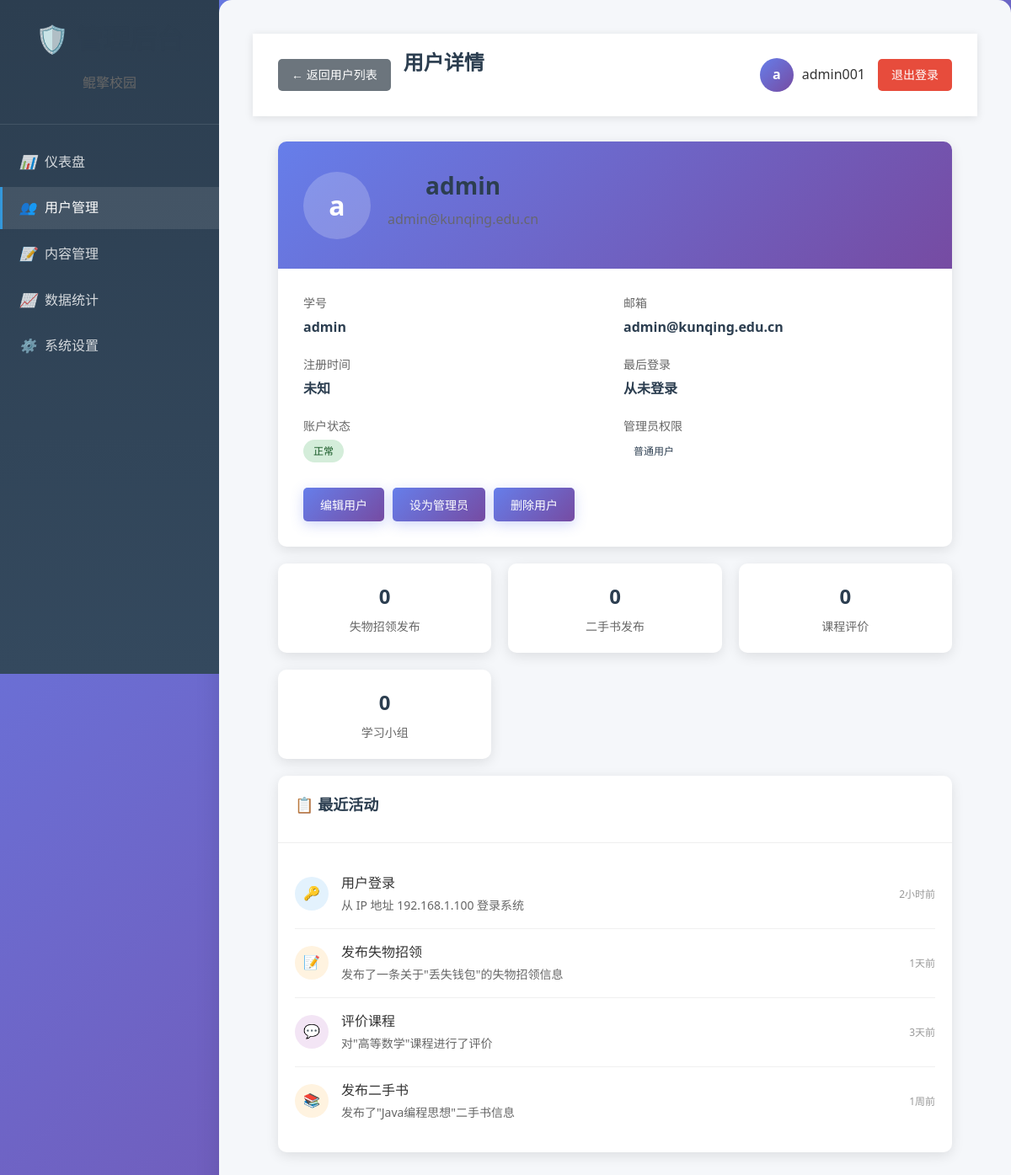
The app's page /admin/users/1 (signed in) with its own data.
### tables this page shows
CREATE TABLE users (
            id INTEGER PRIMARY KEY AUTOINCREMENT,
            student_id TEXT UNIQUE NOT NULL,
            email TEXT UNIQUE NOT NULL,
            password_hash TEXT NOT NULL,
            real_name TEXT,
            college TEXT,
            major TEXT,
            grade TEXT,
            phone TEXT,
            avatar TEXT,
            create_time TIMESTAMP DEFAULT CURRENT_TIMESTAMP,
            last_login TIMESTAMP
        );

### app/routes/admin.py (the view, shortened to what this page needs)
@admin_bp.route('/users/<int:user_id>', methods=['GET', 'POST'])
@user_management_required
def user_detail(user_id):
    from app.simple_models import SimpleDB
    db = SimpleDB()
    users = db.get_all_users()
    user = None
    for u in users:
        if u.get('id') == user_id:
            user = u
            break
    if not user:
        flash('用户不存在', 'error')
        return redirect(url_for('admin.users'))
    class MockUser:
        def __init__(self, data):
            self.id = data.get('id')
            self.student_id = data.get('student_id')
            self.email = data.get('email')
            self.is_active = data.get('is_active', True)
            self.is_admin = data.get('is_admin', False)
            self.admin_level = data.get('admin_level', 0)
            self.created_at = None  # 简化模型中没有这个字段
            self.last_login = None  # 简化模型中没有这个字段
            self.lost_found_items = []
            self.secondhand_books = []
            self.course_reviews = []
            self.study_groups = []
    mock_user = MockUser(user)
    user_stats = {
        'lost_found_count': 0,
        'books_count': 0,
        'reviews_count': 0,
        'groups_count': 0,
    }
    return render_template("admin/user_detail.html", user=mock_user, user_stats=user_stats)

### app/simple_models.py (called while the page is built)
    def get_all_users(self):
        conn = sqlite3.connect(DB_PATH)
        cursor = conn.cursor()
        cursor.execute('SELECT * FROM users')
        rows = cursor.fetchall()
        conn.close()
        users = []
        for row in rows:
            user_dict = {
                'id': row[0],
                'student_id': row[1],
                'email': row[2],
                'password_hash': row[3],
                'real_name': row[4],
                'college': row[5],
                'major': row[6],
                'grade': row[7],
                'phone': row[8],
                'avatar': row[9],
                'create_time': row[10],
                'last_login': row[11],
                'admin_level': row[12] if len(row) > 12 else 0,
                'is_active': True  # 默认为活跃用户
            }
            users.append(user_dict)
        return users

    @property
    def is_authenticated(self):
        return True

    def is_admin_user(self):
        admin_accounts = ['admin', 'admin001', '2021001']  # 可以根据需要添加更多管理员账号
        return self.student_id in admin_accounts or self.student_id.startswith('admin')

    def can_manage_users(self):
        return self.is_admin_user()

    @staticmethod
    def get_by_id(user_id):
        conn = sqlite3.connect(DB_PATH)
        cursor = conn.cursor()
        cursor.execute('SELECT * FROM users WHERE id = ?', (user_id,))
        row = cursor.fetchone()
        conn.close()
        if row:
            return SimpleUser(
                id=row[0],
                student_id=row[1],
                email=row[2],
                password_hash=row[3],
                real_name=row[4],
                college=row[5],
                major=row[6],
                grade=row[7],
                phone=row[8],
                avatar=row[9],
                create_time=row[10],
                last_login=row[11]
            )
        return None

### app/templates/admin/user_detail.html (shortened to what this page needs)
<!DOCTYPE html>
<html lang="zh-CN">
<head>
    <link rel="stylesheet" href="{{ url_for('static', filename='css/style.css') }}">
</head>
<body>
    <div class="admin-layout">
        <nav class="sidebar">
            <div class="sidebar-header">
                <h2>🛡️ 管理后台</h2>
                <p>鲲擎校园</p>
            </div>
            <div class="sidebar-nav">
                <div class="nav-item">
                    <a href="{{ url_for('admin.dashboard') }}" class="nav-link">
                        <i>📊</i> 仪表盘
                    </a>
                </div>
                <div class="nav-item">
                    <a href="{{ url_for('admin.users') }}" class="nav-link active">
                        <i>👥</i> 用户管理
                    </a>
                </div>
                <div class="nav-item">
                    <a href="{{ url_for('admin.content') }}" class="nav-link">
                        <i>📝</i> 内容管理
                    </a>
                </div>
                <div class="nav-item">
                    <a href="{{ url_for('admin.statistics') }}" class="nav-link">
                        <i>📈</i> 数据统计
                    </a>
                </div>
                <div class="nav-item">
                    <a href="{{ url_for('admin.settings') }}" class="nav-link">
                        <i>⚙️</i> 系统设置
                    </a>
                </div>
            </div>
        </nav>
        <main class="main-content">
            <header class="topbar">
                <div class="topbar-left">
                    <a href="{{ url_for('admin.users') }}" class="back-btn">← 返回用户列表</a>
                    <h1>用户详情</h1>
                </div>
                <div class="topbar-right">
                    <div class="user-info">
                        <div class="user-avatar">
                            {{ current_user.student_id[0] if current_user.student_id else 'A' }}
                        </div>
                        <span>{{ current_user.student_id or '管理员' }}</span>
                    </div>
                    <a href="{{ url_for('admin.admin_logout') }}" class="logout-btn">退出登录</a>
                </div>
            </header>
            <div class="content-area">
                <div class="user-profile">
                    <div class="profile-header">
                        <div class="profile-avatar">
                            {{ user.student_id[0] if user.student_id else user.email[0] if user.email else 'U' }}
                        </div>
                        <div class="profile-info">
                            <h2>{{ user.student_id or '未设置学号' }}</h2>
                            <p>{{ user.email or '未设置邮箱' }}</p>
                        </div>
                    </div>
                    <div class="profile-body">
                        <div class="info-grid">
                            <div class="info-item">
                                <span class="info-label">学号</span>
                                <span class="info-value">{{ user.student_id or '未设置' }}</span>
                            </div>
                            <div class="info-item">
                                <span class="info-label">邮箱</span>
                                <span class="info-value">{{ user.email or '未设置' }}</span>
                            </div>
                            <div class="info-item">
                                <span class="info-label">注册时间</span>
                                <span class="info-value">{{ user.created_at.strftime('%Y-%m-%d %H:%M') if user.created_at else '未知' }}</span>
                            </div>
                            <div class="info-item">
                                <span class="info-label">最后登录</span>
                                <span class="info-value">{{ user.last_login.strftime('%Y-%m-%d %H:%M') if user.last_login else '从未登录' }}</span>
                            </div>
                            <div class="info-item">
                                <span class="info-label">账户状态</span>
                                <span class="info-value">
                                    {% if user.is_active %}
                                        <span class="status-badge status-active">正常</span>
                                    {% else %}
                                        <span class="status-badge status-inactive">已禁用</span>
                                    {% endif %}
                                </span>
                            </div>
                            <div class="info-item">
                                <span class="info-label">管理员权限</span>
                                <span class="info-value">
                                    {% if user.is_admin %}
                                        <span class="status-badge status-admin">管理员 (级别 {{ user.admin_level }})</span>
                                    {% else %}
                                        <span class="status-badge">普通用户</span>
                                    {% endif %}
                                </span>
                            </div>
                        </div>
                        <div class="action-buttons">
                            <button class="btn btn-primary" onclick="editUser()">编辑用户</button>
                            {% if user.is_admin %}
                                <button class="btn btn-warning" onclick="toggleAdmin({{ user.id }}, false)">取消管理员</button>
                            {% else %}
                                <button class="btn btn-warning" onclick="toggleAdmin({{ user.id }}, true)">设为管理员</button>
                            {% endif %}
                            <button class="btn btn-danger" onclick="deleteUser({{ user.id }})">删除用户</button>
                        </div>
                    </div>
                </div>
                <div class="stats-grid">
                    <div class="stat-card">
                        <div class="stat-value">{{ user.lost_found_items|length or 0 }}</div>
                        <div class="stat-label">失物招领发布</div>
                    </div>
                    <div class="stat-card">
                        <div class="stat-value">{{ user.secondhand_books|length or 0 }}</div>
                        <div class="stat-label">二手书发布</div>
                    </div>
                    <div class="stat-card">
                        <div class="stat-value">{{ user.course_reviews|length or 0 }}</div>
                        <div class="stat-label">课程评价</div>
                    </div>
                    <div class="stat-card">
                        <div class="stat-value">{{ user.study_groups|length or 0 }}</div>
                        <div class="stat-label">学习小组</div>
                    </div>
                </div>
                <div class="activity-section">
                    <div class="section-header">
                        <h3 class="section-title">📋 最近活动</h3>
                    </div>
                    <div class="activity-list">
                        <div class="activity-item">
                            <div class="activity-icon activity-login">🔑</div>
                            <div class="activity-content">
                                <div class="activity-title">用户登录</div>
                                <div class="activity-desc">从 IP 地址 192.168.1.100 登录系统</div>
                            </div>
                            <div class="activity-time">2小时前</div>
                        </div>
                        <div class="activity-item">
                            <div class="activity-icon activity-post">📝</div>
                            <div class="activity-content">
                                <div class="activity-title">发布失物招领</div>
                                <div class="activity-desc">发布了一条关于"丢失钱包"的失物招领信息</div>
                            </div>
                            <div class="activity-time">1天前</div>
                        </div>
                        <div class="activity-item">
                            <div class="activity-icon activity-comment">💬</div>
                            <div class="activity-content">
                                <div class="activity-title">评价课程</div>
                                <div class="activity-desc">对"高等数学"课程进行了评价</div>
                            </div>
                            <div class="activity-time">3天前</div>
                        </div>
                        <div class="activity-item">
                            <div class="activity-icon activity-post">📚</div>
                            <div class="activity-content">
                                <div class="activity-title">发布二手书</div>
                                <div class="activity-desc">发布了"Java编程思想"二手书信息</div>
                            </div>
                            <div class="activity-time">1周前</div>
                        </div>
                    </div>
                </div>
            </div>
        </main>
    </div>
</body>
</html>

### app/static/css/style.css (style rules this page uses)
* { margin: 0; padding: 0; box-sizing: border-box; }
body { font-family: 'Segoe UI', Tahoma, Geneva, Verdana, sans-serif; line-height: 1.6; color: #333; background: linear-gradient(135deg, #667eea 0%, #764ba2 100%); min-height: 100vh; }
.main-content { background: white; border-radius: 15px; padding: 40px; box-shadow: 0 10px 30px rgba(0, 0, 0, 0.1); margin-bottom: 20px; }
h1, h2, h3 { color: #2c3e50; margin-bottom: 20px; }
h1 { font-size: 2.5em; text-align: center; margin-bottom: 30px; }
h2 { font-size: 2em; text-align: center; margin-bottom: 15px; }
h3 { font-size: 1.3em; margin-bottom: 10px; }
p { margin-bottom: 15px; text-align: center; color: #666; }
.btn { display: inline-block; padding: 12px 30px; background: linear-gradient(135deg, #667eea 0%, #764ba2 100%); color: white; text-decoration: none; border-radius: 25px; font-weight: 600; font-size: 16px; border: none; cursor: pointer; transition: all 0.3s ease; box-shadow: 0 4px 15px rgba(102, 126, 234, 0.3); }
a { color: #667eea; text-decoration: none; transition: color 0.3s ease; }
.main-content { animation: fadeIn 0.6s ease-out; }
.status-active { background-color: #28a745; color: white; }

### records on screen
users: student "admin001"
users: student "admin", email "admin@kunqing.edu.cn"

### other values on screen
{{ current_user.student_id[0] if current_user.student_id else 'A' }} "a"
{{ user.lost_found_items|length or 0 }} "0"
{{ user.secondhand_books|length or 0 }} "0"
{{ user.course_reviews|length or 0 }} "0"
{{ user.study_groups|length or 0 }} "0"
